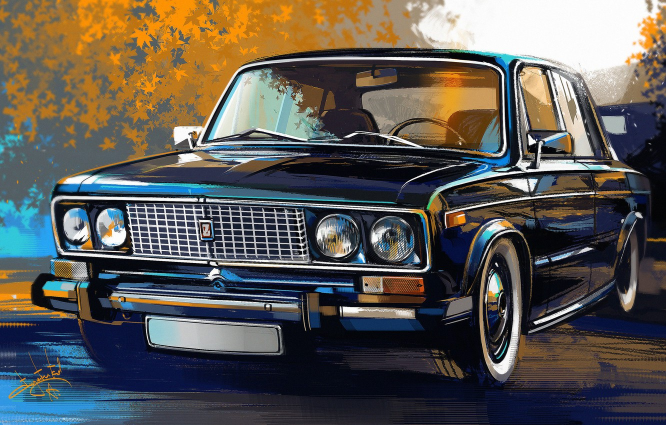
#> input picture CV HW  1/Lada.jpg, 1332 x 850 px (shown at 1/2 size)
$ python cv_hw1.py
#> lines starting #> are read from the running program, lines starting #| are printed output that depends on the picture
import cv2 as cv
from keyboard import *
from math import *
from copy import deepcopy

state_l = ""
state_r = ""
state_cr = ""

start = None

green = (0, 255, 0)
red = (0, 0, 235)

ln_wdt = 1

text = "Ekrem"

img_name = "Lada.jpg"
win_name = "Lada"
cropped_img_name = "Lada (cropped).jpg"
edited_img_name = "Lada (edited).jpg"

width, height = 800, 800
img = cv.resize(cv.imread(img_name), (width, height))
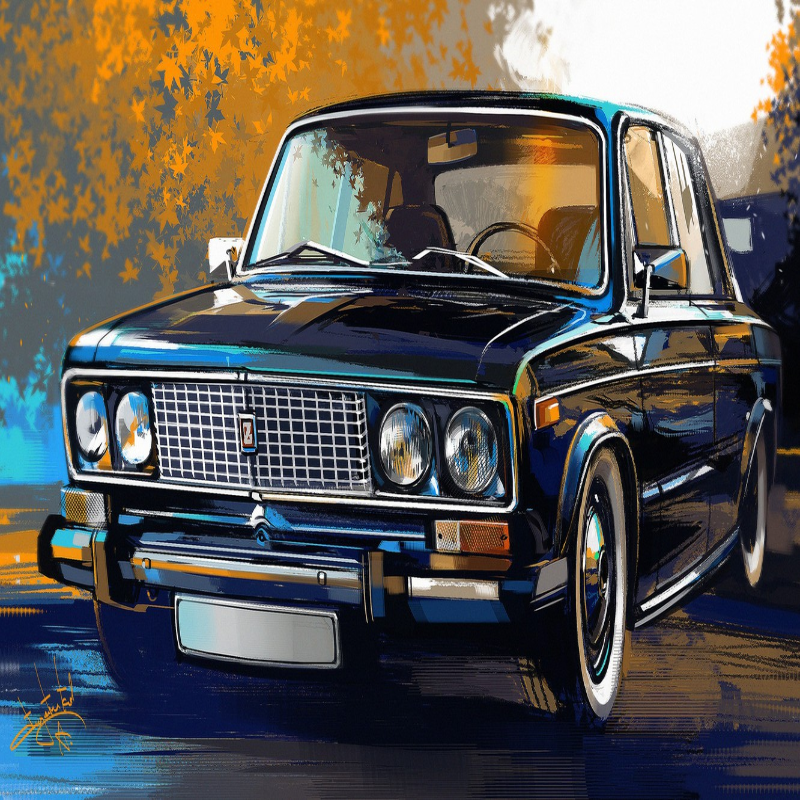
#> img: shape (800, 800, 3); mean B, G, R 83.9, 88.4, 91.8
img_2 = deepcopy(img)

# [73 lines left out: function mouse_click, not called in this run]

cv.imshow(win_name, img)
cv.setMouseCallback(win_name, mouse_click)

cv.waitKey(0)
cv.destroyAllWindows()
